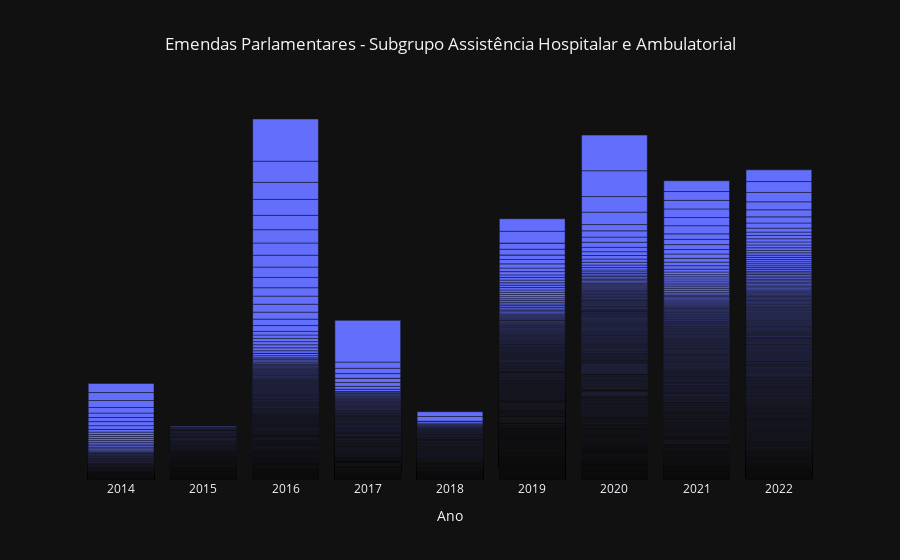

Notebook cell for this chart:
### Code cell
# gráfico das emendas ao longo do tempo
# mesma informação anterior, mudando o design


fig2 = px.bar(df, x='ano', y='valor_emendas', title='Emendas Parlamentares - Subgrupo Assistência Hospitalar e Ambulatorial', template='plotly_dark')
fig2.update_layout(title_x=0.5)
fig2.update_xaxes(title = 'Ano', showgrid=False)
fig2.update_yaxes(visible= False, showticklabels=False, showgrid=False)

### Figure 1 — Plotly figure (JSON) as saved in the notebook; plotly's stock layout.template omitted (floating-point values rounded to 4 significant figures; data arrays with more than 128 entries replaced by an {"elided": "..."} marker saying what was removed)
{"data": [{"alignmentgroup": "True", "hovertemplate": "ano=%{x}<br>valor_emendas=%{y}<extra></extra>", "legendgroup": "", "marker": {"color": "#636efa", "pattern": {"shape": ""}}, "name": "", "offsetgroup": "", "orientation": "v", "showlegend": false, "textposition": "auto", "type": "bar", "x": {"elided": "10037 int values"}, "xaxis": "x", "y": {"elided": "10037 float values"}, "yaxis": "y"}], "layout": {"barmode": "relative", "legend": {"tracegroupgap": 0}, "title": {"text": "Emendas Parlamentares - Subgrupo Assistência Hospitalar e Ambulatorial", "x": 0.5}, "xaxis": {"anchor": "y", "domain": [0, 1], "showgrid": false, "title": {"text": "Ano"}}, "yaxis": {"anchor": "x", "domain": [0, 1], "showgrid": false, "showticklabels": false, "title": {"text": "valor_emendas"}, "visible": false}}}
